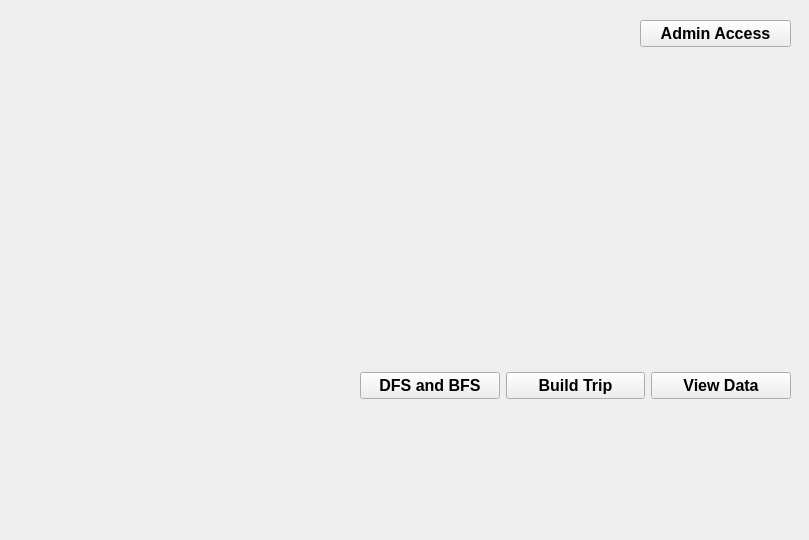
    <widget class="QWidget" name="mainPage">
     <property name="autoFillBackground">
      <bool>true</bool>
     </property>
     <widget class="QLabel" name="label_26">
      <property name="geometry">
       <rect>
        <x>0</x>
        <y>-30</y>
        <width>800</width>
        <height>531</height>
       </rect>
      </property>
      <property name="text">
       <string/>
      </property>
      <property name="pixmap">
       <pixmap>Baseball2.jpg</pixmap>
      </property>
      <property name="scaledContents">
       <bool>true</bool>
      </property>
      <property name="wordWrap">
       <bool>true</bool>
      </property>
     </widget>
     <widget class="QWidget" name="layoutWidget">
      <property name="geometry">
       <rect>
        <x>360</x>
        <y>360</y>
        <width>431</width>
        <height>51</height>
       </rect>
      </property>
      <layout class="QHBoxLayout" name="horizontalLayout_3">
       <item>
        <widget class="QPushButton" name="dfsBfsButton">
         <property name="font">
          <font>
           <pointsize>12</pointsize>
           <weight>75</weight>
           <bold>true</bold>
          </font>
         </property>
         <property name="text">
          <string>DFS and BFS</string>
         </property>
        </widget>
       </item>
       <item>
        <widget class="QPushButton" name="buildTripButton">
         <property name="font">
          <font>
           <pointsize>12</pointsize>
           <weight>75</weight>
           <bold>true</bold>
          </font>
         </property>
         <property name="text">
          <string>Build Trip</string>
         </property>
        </widget>
       </item>
       <item>
        <widget class="QPushButton" name="tableButton">
         <property name="font">
          <font>
           <pointsize>12</pointsize>
           <weight>75</weight>
           <bold>true</bold>
          </font>
         </property>
         <property name="text">
          <string>View Data</string>
         </property>
        </widget>
       </item>
      </layout>
     </widget>
     <widget class="QPushButton" name="adminButton">
      <property name="geometry">
       <rect>
        <x>640</x>
        <y>20</y>
        <width>151</width>
        <height>27</height>
       </rect>
      </property>
      <property name="font">
       <font>
        <pointsize>12</pointsize>
        <weight>75</weight>
        <bold>true</bold>
       </font>
      </property>
      <property name="text">
       <string>Admin Access</string>
      </property>
     </widget>
    </widget>
